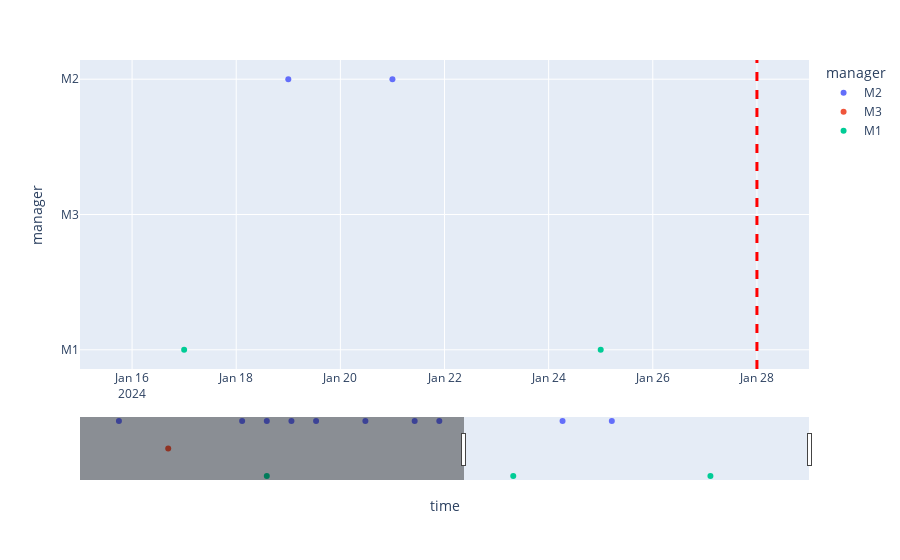

Here is the notebook cell this chart was saved with:
### Code cell
fig = (
    px.scatter(
        df,
        x="time",
        y="manager",
        color="manager",
        hover_name="manager",
        hover_data=["transfer_number", "player(s) out", "player(s) in"],
    )
    .update_xaxes(rangeslider_visible=True, range=["2024-01-15", "2024-01-29"])
    .update_layout(showlegend=True, yaxis_type="category", hovermode="x unified")
    .add_vline(
        x=datetime.datetime(2024, 1, 28, 0),
        line_width=3,
        line_dash="dash",
        line_color="red",
    )
)
fig.show()

### Figure 1 — Plotly figure (JSON) as saved in the notebook; plotly's stock layout.template omitted (floating-point values rounded to 4 significant figures)
{"data": [{"customdata": [[1, "A", "C"], [2, "AB", "CD"], [1, "A", "C"], [1, "A", "C"], [2, "AB", "CD"], [2, "AB", "CD"], [1, "A", "C"], [2, "AB", "CD"], [2, "AB", "CD"], [2, "AB", "CD"]], "hovertemplate": "<b>%{hovertext}</b><br><br>manager=%{y}<br>time=%{x}<br>transfer_number=%{customdata[0]}<br>player(s) out=%{customdata[1]}<br>player(s) in=%{customdata[2]}<extra></extra>", "hovertext": ["M2", "M2", "M2", "M2", "M2", "M2", "M2", "M2", "M2", "M2"], "legendgroup": "M2", "marker": {"color": "#636efa", "symbol": "circle"}, "mode": "markers", "name": "M2", "orientation": "v", "showlegend": true, "type": "scatter", "x": ["2024-01-01T00:00:00", "2024-01-06T00:00:00", "2024-01-07T00:00:00", "2024-01-08T00:00:00", "2024-01-09T00:00:00", "2024-01-11T00:00:00", "2024-01-13T00:00:00", "2024-01-14T00:00:00", "2024-01-19T00:00:00", "2024-01-21T00:00:00"], "xaxis": "x", "y": ["M2", "M2", "M2", "M2", "M2", "M2", "M2", "M2", "M2", "M2"], "yaxis": "y"}, {"customdata": [[2, "AB", "CD"]], "hovertemplate": "<b>%{hovertext}</b><br><br>manager=%{y}<br>time=%{x}<br>transfer_number=%{customdata[0]}<br>player(s) out=%{customdata[1]}<br>player(s) in=%{customdata[2]}<extra></extra>", "hovertext": ["M3"], "legendgroup": "M3", "marker": {"color": "#EF553B", "symbol": "circle"}, "mode": "markers", "name": "M3", "orientation": "v", "showlegend": true, "type": "scatter", "x": ["2024-01-03T00:00:00"], "xaxis": "x", "y": ["M3"], "yaxis": "y"}, {"customdata": [[2, "AB", "CD"], [2, "AB", "CD"], [1, "A", "C"]], "hovertemplate": "<b>%{hovertext}</b><br><br>manager=%{y}<br>time=%{x}<br>transfer_number=%{customdata[0]}<br>player(s) out=%{customdata[1]}<br>player(s) in=%{customdata[2]}<extra></extra>", "hovertext": ["M1", "M1", "M1"], "legendgroup": "M1", "marker": {"color": "#00cc96", "symbol": "circle"}, "mode": "markers", "name": "M1", "orientation": "v", "showlegend": true, "type": "scatter", "x": ["2024-01-07T00:00:00", "2024-01-17T00:00:00", "2024-01-25T00:00:00"], "xaxis": "x", "y": ["M1", "M1", "M1"], "yaxis": "y"}], "layout": {"hovermode": "x unified", "legend": {"title": {"text": "manager"}, "tracegroupgap": 0}, "margin": {"t": 60}, "shapes": [{"line": {"color": "red", "dash": "dash", "width": 3}, "type": "line", "x0": "2024-01-28T00:00:00", "x1": "2024-01-28T00:00:00", "xref": "x", "y0": 0, "y1": 1, "yref": "y domain"}], "showlegend": true, "xaxis": {"anchor": "y", "domain": [0, 1], "range": ["2024-01-15", "2024-01-29"], "rangeslider": {"visible": true}, "title": {"text": "time"}}, "yaxis": {"anchor": "x", "categoryarray": ["M1", "M3", "M2"], "categoryorder": "array", "domain": [0, 1], "title": {"text": "manager"}, "type": "category"}}}
